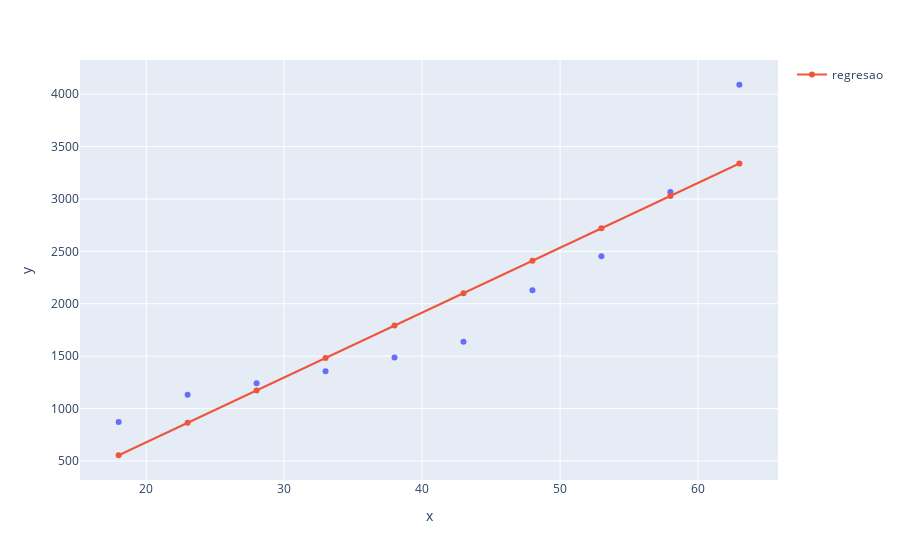

The notebook cell this image was saved under:
### Code cell
# 
grafico = px.scatter(x= X_plano_saude.ravel(), y=y_plano_saude)
grafico.add_scatter(x=X_plano_saude.ravel(), y=previsoes, name='regresao')
grafico.show()

### Figure 1 — Plotly figure (JSON) as saved in the notebook; plotly's stock layout.template omitted (floating-point values rounded to 4 significant figures)
{"data": [{"hovertemplate": "x=%{x}<br>y=%{y}<extra></extra>", "legendgroup": "", "marker": {"color": "#636efa", "symbol": "circle"}, "mode": "markers", "name": "", "orientation": "v", "showlegend": false, "type": "scatter", "x": [18, 23, 28, 33, 38, 43, 48, 53, 58, 63], "xaxis": "x", "y": [871, 1132, 1242, 1356, 1488, 1638, 2130, 2454, 3066, 4090], "yaxis": "y"}, {"name": "regresao", "type": "scatter", "x": [18, 23, 28, 33, 38, 43, 48, 53, 58, 63], "y": [554.7, 864.0, 1173.0, 1483.0, 1792.0, 2101.0, 2411.0, 2720.0, 3029.0, 3339.0]}], "layout": {"legend": {"tracegroupgap": 0}, "margin": {"t": 60}, "xaxis": {"anchor": "y", "domain": [0, 1], "title": {"text": "x"}}, "yaxis": {"anchor": "x", "domain": [0, 1], "title": {"text": "y"}}}}
